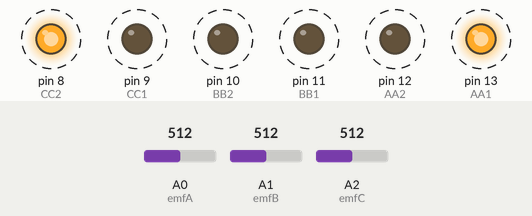
Simulated run of this sketch. Board: Arduino Uno, built with avr-gcc and run on an emulated ATmega328P. Shown: output pins drawn as LEDs (lit = HIGH). Dashed ring = blinking. The test bench sets the inputs (shaded band); at power-on: A0 (emfA) = 512, A1 (emfB) = 512, A2 (emfC) = 512.

Above: at 0.17 s.
1.3 s: A0 (emfA) set to 710
At 2.38 s:
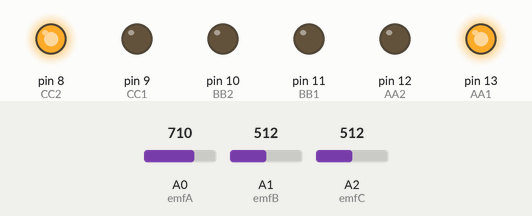
At 4.9 s:
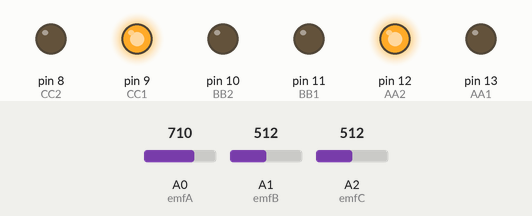
Timing chart, 0 to 6.4 s (numbered marks = the images above; inputs shaded):
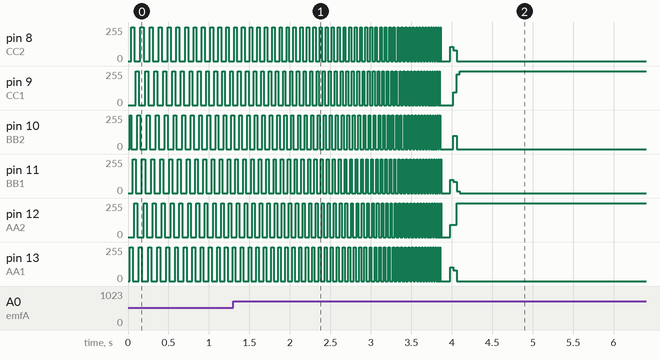

The sketch:

bldc1.ino
```cpp
#include <avr/interrupt.h>
#include <avr/io.h>
#include <util/twi.h>
#include<Wire.h>


#define AA1  DDRB |= (1<<5);
#define AA1_ON   PORTB |= (1<<5);
#define AA1_OFF PORTB &= ~(1<<5);

#define AA2  DDRB |= (1<<4);
#define AA2_ON PORTB |= (1<<4);
#define AA2_OFF  PORTB &= ~(1<<4);


#define BB1  DDRB |= (1<<3);
#define BB1_ON  PORTB |= (1<<3);
#define BB1_OFF  PORTB &= ~(1<<3);

#define BB2  DDRB |= (1<<2);
#define BB2_ON   PORTB |= (1<<2);
#define BB2_OFF  PORTB &= ~(1<<2);


#define CC1  DDRB |= (1<<1);
#define CC1_ON   PORTB |= (1<<1);
#define CC1_OFF  PORTB &= ~(1<<1);

#define CC2  DDRB |= (1<<0);
#define CC2_ON   PORTB |= (1<<0);
#define CC2_OFF  PORTB &= ~(1<<0);


#define PHASE_ALL_OFF  AA1_OFF;AA2_OFF;BB1_OFF;BB2_OFF;CC1_OFF;_OFF;


// Define various ADC prescaler
const unsigned char PS_8 = (1 << ADPS1)| (1 << ADPS0);
const unsigned char PS_16 = (1 << ADPS2);
const unsigned char PS_32 = (1 << ADPS2) | (1 << ADPS0);
const unsigned char PS_64 = (1 << ADPS2) | (1 << ADPS1);
const unsigned char PS_128 = (1 << ADPS2) | (1 << ADPS1) | (1 << ADPS0);


int emfA=A0;
int emfB=A1;
int emfC=A2;


static int delta= 0;
      static int Lastdelta= -1;
 int emA = 0;
      int emB =0;
      int emC =0;
      int sum =0;
      int fase=1;


/*int AA1=13;
int AA2=12;
int BB1=11;
int BB2=10;
int CC1=9;
int CC2=8;*/
int led = 12;
volatile long stepLength = 20000;
int minStepLength = 1;
int steps =2 ;
unsigned long times = 0;
volatile int flag=1;
void setup() {
//Serial.begin(250000);
 /* pinMode(AA1,OUTPUT);
  pinMode(AA2,OUTPUT);
  pinMode(BB1,OUTPUT);
  pinMode(BB2,OUTPUT);
  pinMode(CC1,OUTPUT);
  pinMode(CC2,OUTPUT);*/
  pinMode(emfA,INPUT);
  pinMode(emfB,INPUT);
  pinMode(emfC,INPUT);
  Wire.begin(7);
  Wire.onReceive(receiveEvt);
AA1;AA2;BB1;BB2;CC1;CC2;
 ADCSRA &= ~PS_128;
 //ADCSRA |=PS_8;

 ADCSRA |= PS_16;

}

 void receiveEvt(int bytes){
     if(flag==1){

    minStepLength=Wire.read();
    flag=0;

  }
 }

void wait(unsigned long i){
  flag = 1 ;

  if (i > 16380) {
  times=millis()+i/1000;
  while(millis()<times){

    }
  }
  else{
   times=micros()+i;
      while(micros()<times){

    }

    }
}

void switchStep(int stage)
{
  switch(stage)
  {


    //Phase1 C-B

    case 1:
     //AA1_OFF;
      AA2_OFF;
     // BB1_OFF;
      //CC2_OFF;
      CC1_ON;
      BB2_ON;
      //myDelay(stepLength);
      delta = emA-sum;
      break;

  //Phase2 A-B
    case 2:
      CC1_OFF;
     // AA2_OFF;
     // BB1_OFF;
     // CC2_OFF;
      AA1_ON;
      BB2_ON;
      //myDelay(stepLength);
       delta = emC-sum;
      break;

  //Phase3 A-C
    case 3:
       BB2_OFF;
      //CC1_OFF;
     // AA2_OFF;
     // BB1_OFF;
      AA1_ON;
      CC2_ON;
      delta = emB-sum;
    break;

  //Phase4 B-C
  case 4:
      AA1_OFF;
     // AA2_OFF;

      //BB2_OFF;
      //CC1_OFF;
      BB1_ON;
      CC2_ON;
      //myDelay(stepLength);
      delta = emA-sum;
      break;

  //Phase5 B-A
  case 5:
  //AA1_OFF;
      CC2_OFF;
     // BB2_OFF;
      //CC1_OFF;
      BB1_ON;
      AA2_ON;
      //myDelay(stepLength);
      delta = emC-sum;
      break;

  //Phase6 C-A
  case 6:
   //AA1_OFF;

      BB1_OFF;
     // CC2_OFF;
      //BB2_OFF;
      CC1_ON;
      AA2_ON;
      //myDelay(stepLength);
       delta = emB-sum;
  break;
  }


}


void loop() {
emA = analogRead(emfA);
        emB = analogRead(emfB);
        emC = analogRead(emfC);
        sum = (emA+emB+emC)/3;
 //Serial.print(emA);Serial.print("  ");Serial.print(emB);Serial.print("  ");Serial.print(emC);Serial.print("  ");Serial.print(+delta);Serial.println("");

if(stepLength<700){


  if (Lastdelta < 0){
  if (delta > 0)
      {
        Lastdelta=delta; //save the last delta
        fase= fase + 1;
        if (fase > 6) {
          fase = 1;
          }
      }
  }//Zero cross from - to +

   if (Lastdelta > 0){
  if (delta < 0)
      {
        Lastdelta=delta;
        fase= fase + 1;
        if (fase > 6) {
          fase = 1;
          }
      }
  }

}

else{

    if (fase<6){
    fase=fase+1;}
  else{
    fase=1;
  }


  }


  wait(stepLength);
  //myDelay(stepLength);
 // switchStep(2);
 // switchStep(3);
 // switchStep(4);
  //switchStep(5);
 // switchStep(6);
  switchStep(fase);
  if(stepLength > minStepLength)
  {
    stepLength = stepLength - steps;
  }
  else if(stepLength < minStepLength){
   stepLength=stepLength+steps;

  }
  else {
    // set the minimum pulse length
    stepLength=minStepLength;

  }


  if (stepLength < 20000) {
//digitalWrite(led, LOW);      // third gear
    steps = 50;
  }

  else if (stepLength < 2000) {
   // digitalWrite(led, HIGH);      // fourth gear
    steps =1;
  }
}
```
